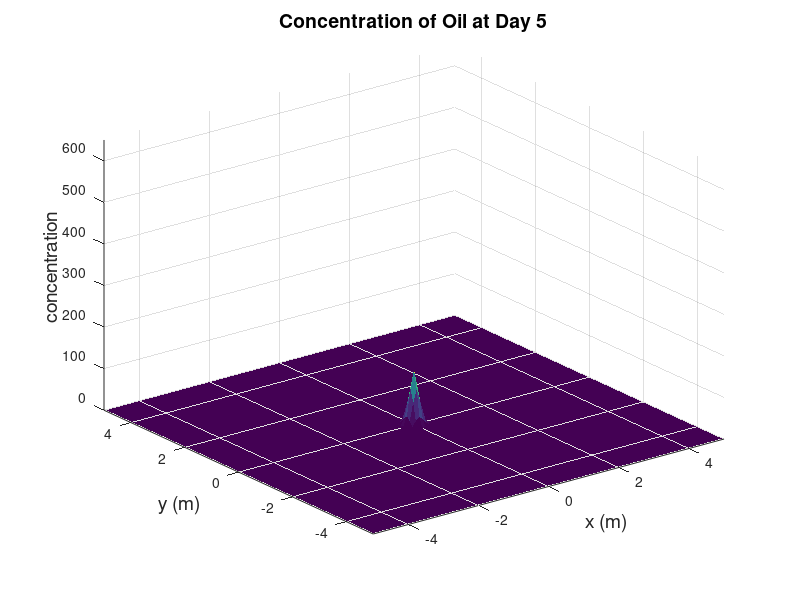

This chart was generated by the following MATLAB code: (Note: this script raises an error after producing the figure.)
clearvars;
close all;
clc;

%select the time at which to see solution 
t=5*30; 
 
%initiate 
D=(0.5*10^-4)*24; %[m^2/day] 
L=5; %how far are we looking in [m] 
dx=.1; 
xmesh= -L:dx:L; 
nx= length(xmesh); 
dy=.1; 
ymesh= -L:dx:L; 
ny= length(ymesh); 
unum=zeros(nx,ny);   

%set up integration 
a=0; 
b=t; 
n=150; %number of steps 
dh=5*t/n; %stepwidth 
hmesh=0:dh:t; %vector of step locations 
nh=length(hmesh); 
w=2*dh;   

%integrate and plot 
for i=2:nh     
    for x=1:nx         
        for y=1:ny         
            unum(x,y)=unum(x,y)+...             
                w*exp(-(xmesh(x)^2+ymesh(y)^2)/...             
                (4*D*hmesh(i)))/(4*pi*D*hmesh(i));         
        end
    end
    figure(1);     
    filename = 'integrator.gif';     
    surf(xmesh,ymesh,unum,'LineStyle','none')     
    % Create xlabel     
    xlabel('x (m)','FontSize',14);
    xlim([-5 5]);     
    % Create ylabel     
    ylabel('y (m)','FontSize',14);     
    ylim([-5 5]);     
    zlabel('concentration','FontSize',14);     
    zlim([0 650]);     
    % Create title     
    title(['Concentration of Oil at Day ',num2str(hmesh(i))],'FontSize',14);     
    drawnow;  
    frame = getframe(1);     
    im = frame2im(frame);     
    [imind,cm] = rgb2ind(im,256);     
    if i == 2     
        imwrite(imind,cm,filename,'gif', 'Loopcount',inf);     
    else
        imwrite(imind,cm,filename,'gif','WriteMode','append');     
    end
end